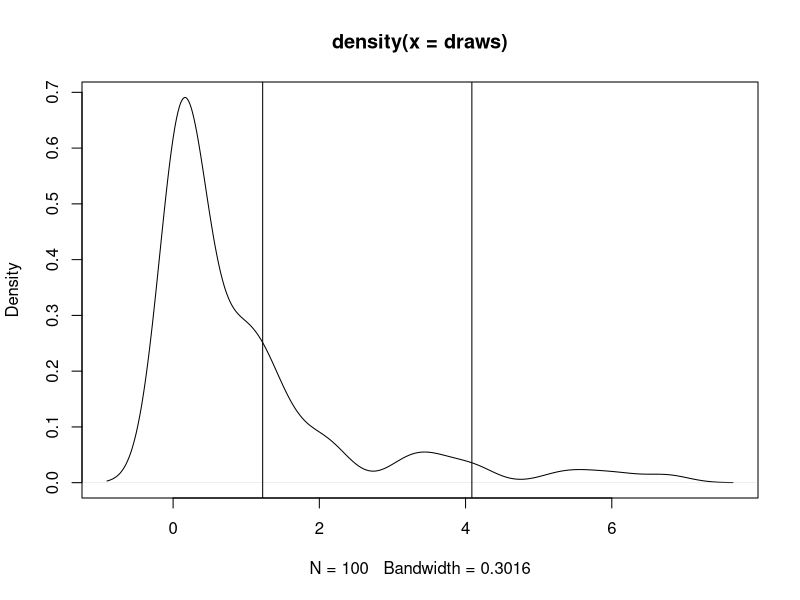
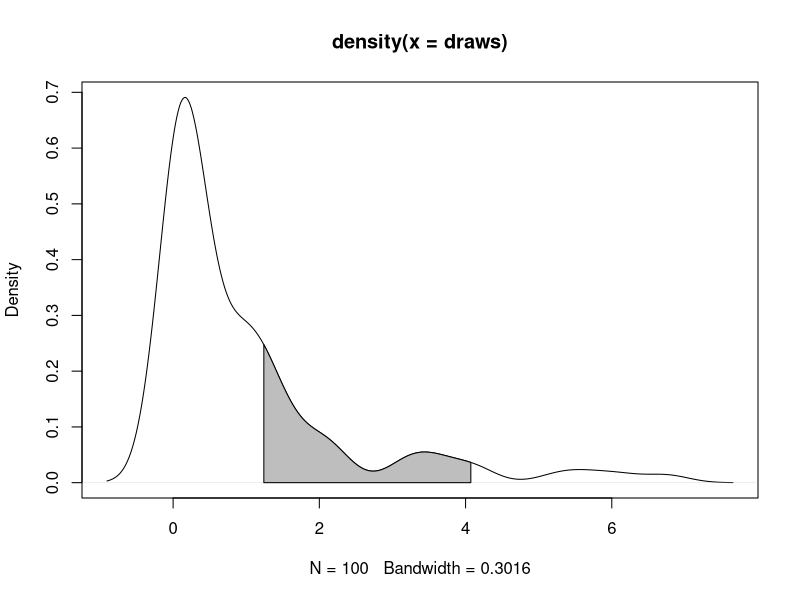

R code for these plots, in order: (Note: this script raises an error after producing the figures.)
library(ggplot2)

# data for the plot
draws <- rnorm(100)^2
dens <- density(draws)
q75 <- quantile(draws, .75)
q95 <- quantile(draws, .95)

# base: abline
plot(dens)
abline(v=q75)
abline(v=q95)

# base: polygon
plot(dens)
x1 <- min(which(dens$x >= q75))
x2 <- max(which(dens$x <  q95))
with(dens, polygon(x=c(x[c(x1,x1:x2,x2)]), y=c(0,y[x1:x2],0), col="gray"))

# ggplot2: polygon
#d <- as.data.frame(dens[c('x','y')])
#p <- ggplot(d, aes(x=x, y=y)) + geom_line()
#shade <- subset(d, x>=q75 & x<q95)
#shade <- rbind(c(q75,0), shade, c(q95,0)) # this gives boundaries that are not exactly vertical
#p + geom_polygon(data=shade, mapping=aes(x=x, y=y))
# exactly vertical
dd <- with(dens,data.frame(x,y))
x1 <- min(which(dd$x >= q75))
x2 <- max(which(dd$x <  q95))
shade <- rbind(c(d$x[x1],0), subset(d, x>=q75 & x<q95), c(d$x[x2],0))
qplot(x, y, data=dd, geom='line') +
    geom_polygon(data=shade, mapping=aes(x=x, y=y))

# ggplot2: ribbon
dd <- with(dens,data.frame(x,y))
qplot(x,y,data=dd,geom="line")+
    geom_ribbon(data=subset(dd,x>q75 & x<q95),aes(ymax=y),ymin=0,
                fill="red",colour=NA,alpha=0.5)



####### trash ##########

# other examples
# basic: polygon
xv<-seq(0,4,0.01)
yv<-dnorm(xv,2,0.5) 
plot(xv,yv,type="l")
c(xv[xv<=1.5],1.5) # x points, the last point is (1.5, 0), where 0 is actually pnrom(0,2,0.5)
c(yv[xv<=1.5],yv[xv==0]) # y points
polygon(c(xv[xv<=1.5],1.5),c(yv[xv<=1.5],yv[xv==0]),col="grey")
# ggplot2: polygon
x<-seq(0.0,0.1699,0.0001)   
ytop<-dnorm(0.12,0.08,0.02)
MyDF<-data.frame(x=x,y=dnorm(x,0.08,0.02))
p<-qplot(x=MyDF$x,y=MyDF$y,geom="line")
p+geom_segment(aes(x=0.12,y=0,xend=0.12,yend=ytop))
#First subst the data and add the coordinates to make it shade to y = 0
shade <- rbind(c(0.12,0), subset(MyDF, x > 0.12), c(MyDF[nrow(MyDF), "X"], 0))
#Then use this new data.frame with geom_polygon
p + geom_segment(aes(x=0.12,y=0,xend=0.12,yend=ytop)) +
    geom_polygon(data = shade, aes(x, y))
# ribbon
#  same data, just renaming columns for clarity later on
#  also, use data tables
library(data.table)
set.seed(1)
value <- c(rnorm(50, mean = 1), rnorm(50, mean = 3))
site  <- c(rep("site1", 50), rep("site2", 50))
dt    <- data.table(site,value)
#  generate kdf
gg <- dt[,list(x=density(value)$x, y=density(value)$y),by="site"]
#  calculate quantiles
q1 <- quantile(dt[site=="site1",value],0.01)
q2 <- quantile(dt[site=="site2",value],0.75)
# generate the plot
ggplot(dt) + stat_density(aes(x=value,color=site),geom="line",position="dodge")+
    geom_ribbon(data=subset(gg,site=="site1" & x>q1),
                aes(x=x,ymax=y),ymin=0,fill="red", alpha=0.5)+
    geom_ribbon(data=subset(gg,site=="site2" & x<q2),
                aes(x=x,ymax=y),ymin=0,fill="blue", alpha=0.5)